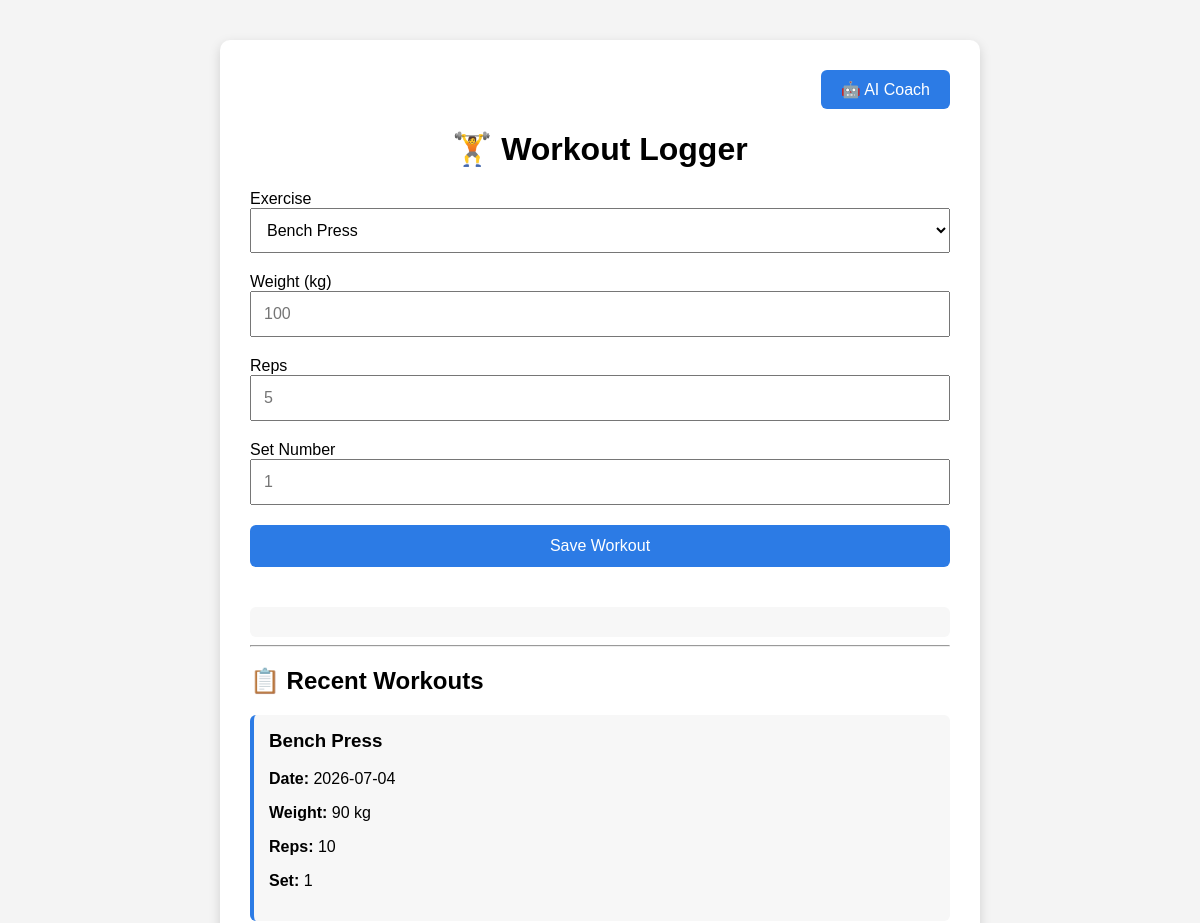
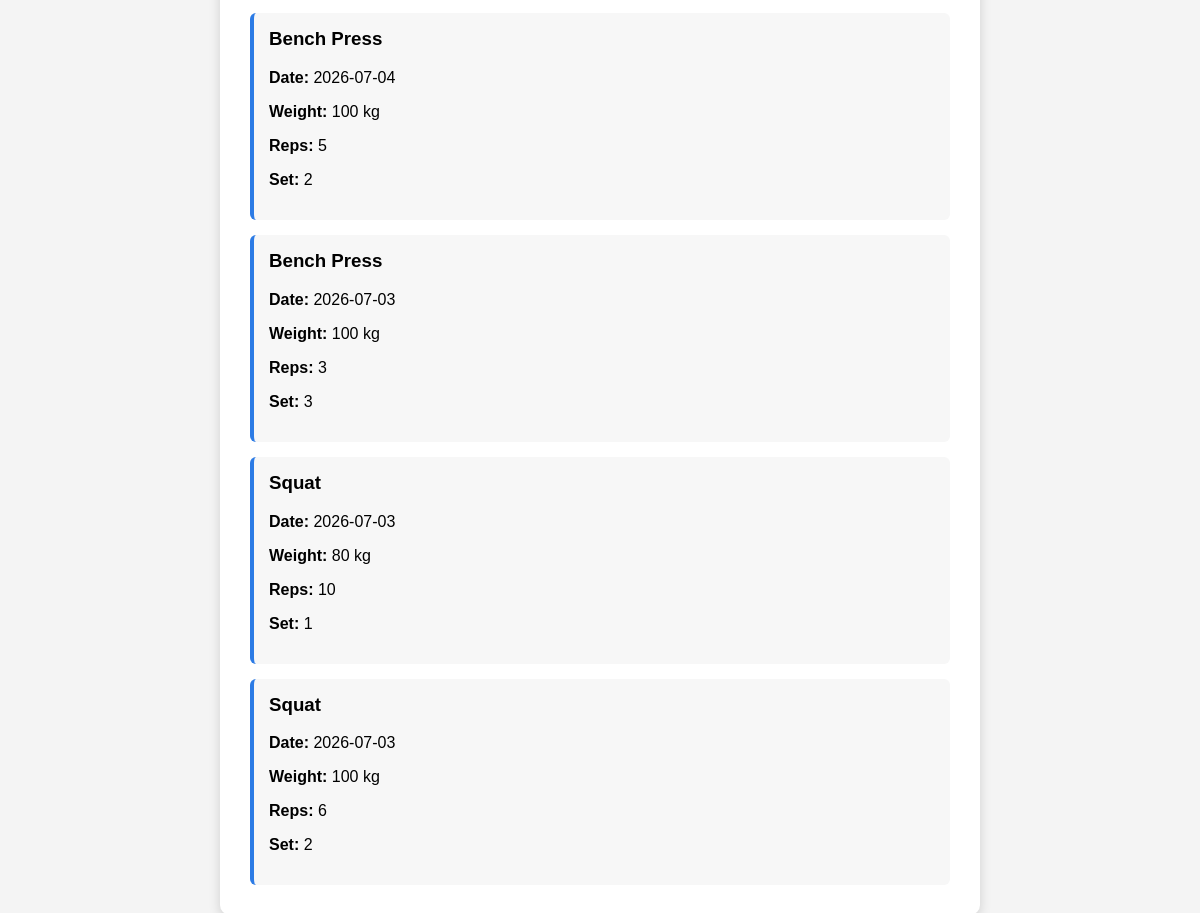
/workouts, run on an earlier commit of the app's database (2 pictures, top to bottom).
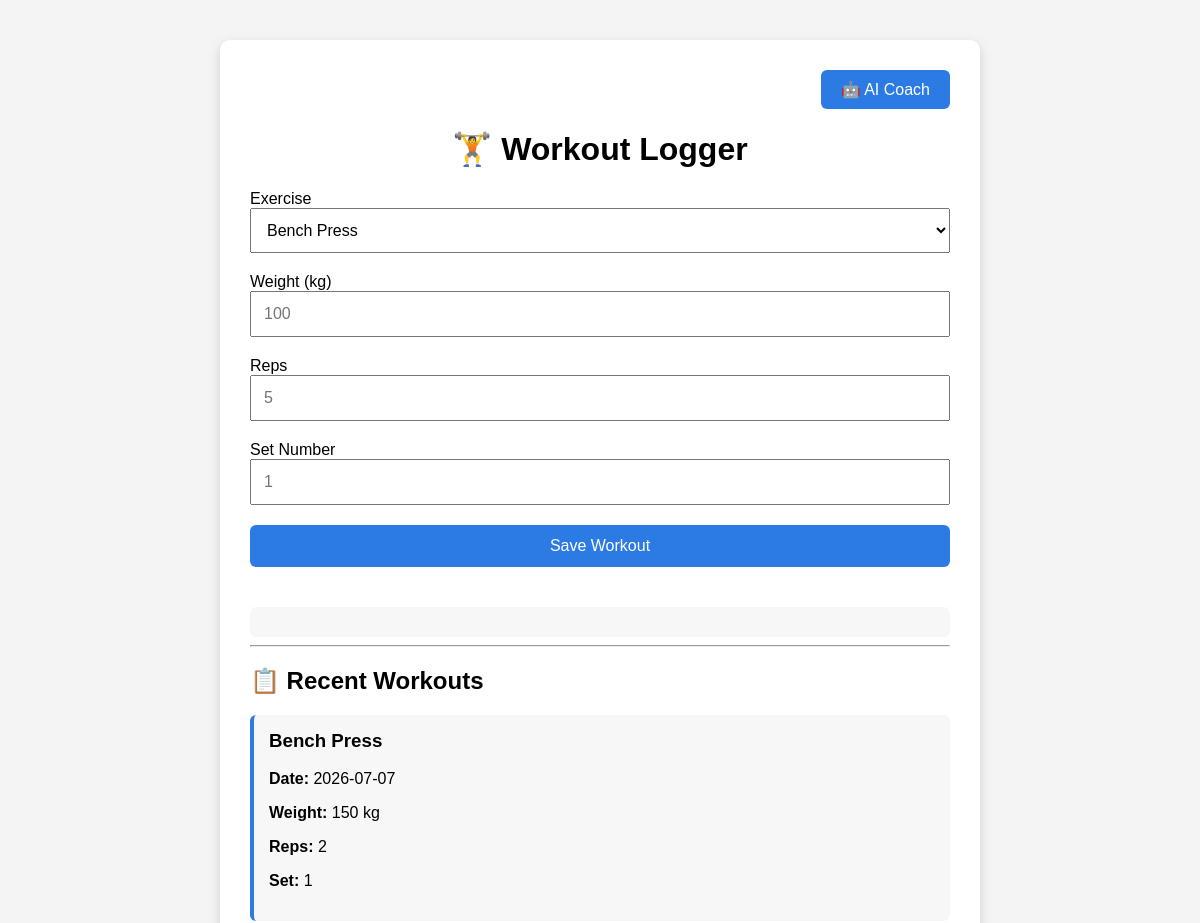
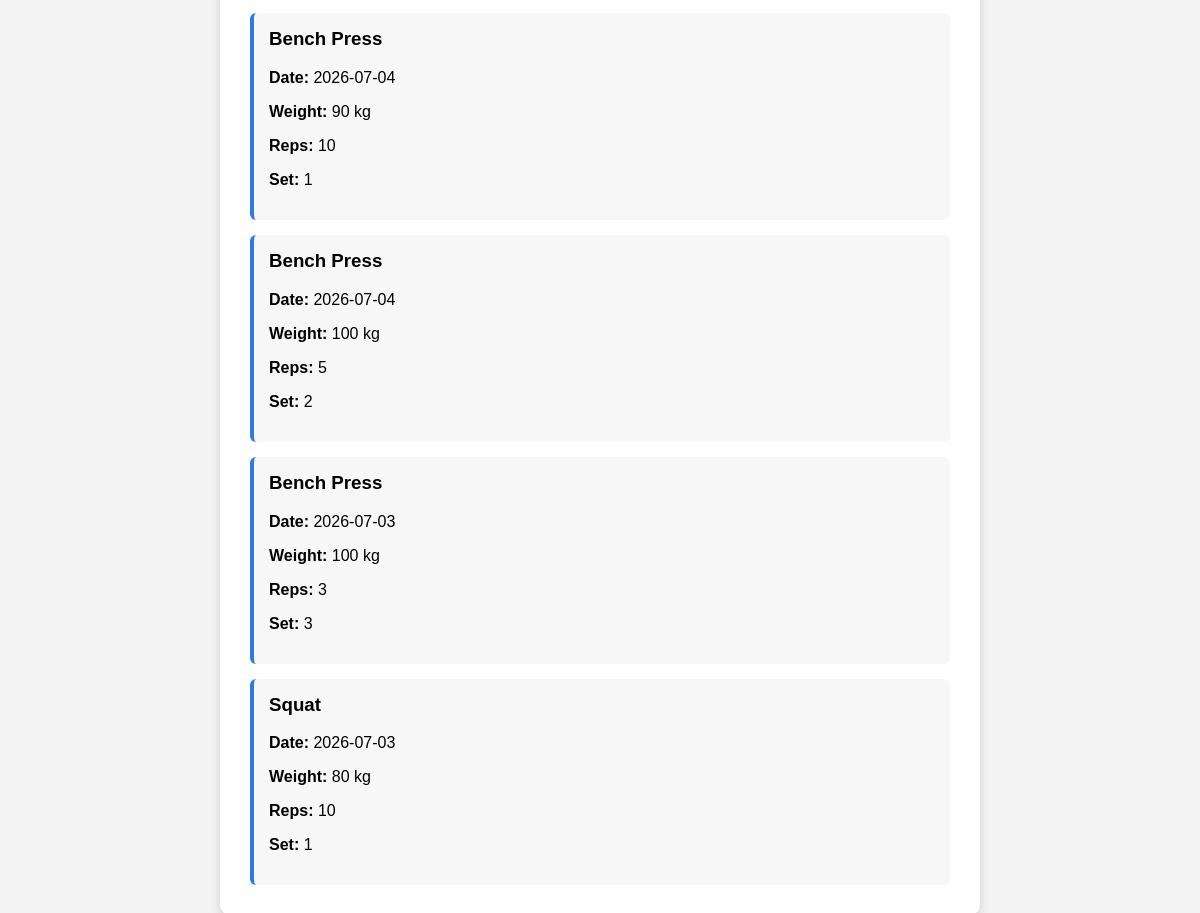
And on a later commit of the database (2 pictures, top to bottom).
### app/models.py (models this page shows)
class Set(Base):
    __tablename__ = 'sets'
    id = Column(Integer, primary_key=True)
    workout_id = Column(Integer, ForeignKey('workouts.id'))
    exercise_id = Column(Integer, ForeignKey('exercises.id'))
    reps = Column(Integer, nullable=False)
    weight = Column(Integer, nullable=False)
    set_number = Column(Integer, nullable=False)
    workout = relationship("Workout")
    exercise = relationship("Exercise")

class Exercise(Base):
    __tablename__ = 'exercises'
    id = Column(Integer, primary_key=True)
    name = Column(String, unique=True, nullable=False)

class Workout(Base):
    __tablename__ = 'workouts'
    id = Column(Integer, primary_key=True)
    user_id = Column(Integer, ForeignKey('users.id'))
    date = Column(Date, nullable=False)
    user = relationship("User")

### app/api.py (the view)
@app.get("/workouts")
def workout_page(request: Request):
        db = Session()
        exercises = (db.query(Exercise).all())
        recent_sets = (
            db.query(Set)
            .join(Workout)
            .join(Exercise)
            .order_by(Workout.date.desc())
            .limit(5)
            .all()
        )
        return templates.TemplateResponse(
            request=request,
            name="workouts.html",
            context={"request": request, "exercises": exercises, "recent_sets": recent_sets},
    )

### templates/workouts.html (shortened to what this page needs)
<!DOCTYPE html>
<html lang="en">
<head>
</head>
<body>
<div class="container">
    <div class="nav-bar">
        <a href="/coach">
            <button
                type="button"
                class="nav-button">
                🤖 AI Coach
            </button>
        </a>
    </div>
    <h1>🏋️ Workout Logger</h1>
    <form id="workout-form">
        <label>Exercise</label>
        <select id="exercise_id">
            {% for exercise in exercises %}
                <option value="{{ exercise.id }}">
                    {{ exercise.name }}
                </option>
            {% endfor %}
        </select>
        <label>Weight (kg)</label>
        <input
            id="weight"
            type="number"
            placeholder="100"
        >
        <label>Reps</label>
        <input
            id="reps"
            type="number"
            placeholder="5"
        >
        <label>Set Number</label>
        <input
            id="set_number"
            type="number"
            placeholder="1"
        >
        <button type="submit">
            Save Workout
        </button>
    </form>
    <div id="message"></div>
    <hr>
    <h2>📋 Recent Workouts</h2>
    {% if recent_sets %}
        {% for workout_set in recent_sets %}
            <div class="workout-card">
                <h3 style="margin-top:0;">
                    {{ workout_set.exercise.name }}
                </h3>
                <p>
                    <strong>Date:</strong>
                    {{ workout_set.workout.date }}
                </p>
                <p>
                    <strong>Weight:</strong>
                    {{ workout_set.weight }} kg
                </p>
                <p>
                    <strong>Reps:</strong>
                    {{ workout_set.reps }}
                </p>
                <p>
                    <strong>Set:</strong>
                    {{ workout_set.set_number }}
                </p>
            </div>
        {% endfor %}
    {% else %}
        <p>No workouts logged yet.</p>
    {% endif %}
</div>
</body>
</html>

What changed in the data, as far as the page shows it:
no longer on this page (row unchanged): Set: exercise.name "Squat", workout "2026-07-03", weight "100", reps "6", set_number "2"
added Set: exercise.name "Bench Press", workout "2026-07-07", weight "150", reps "2", set_number "1"
